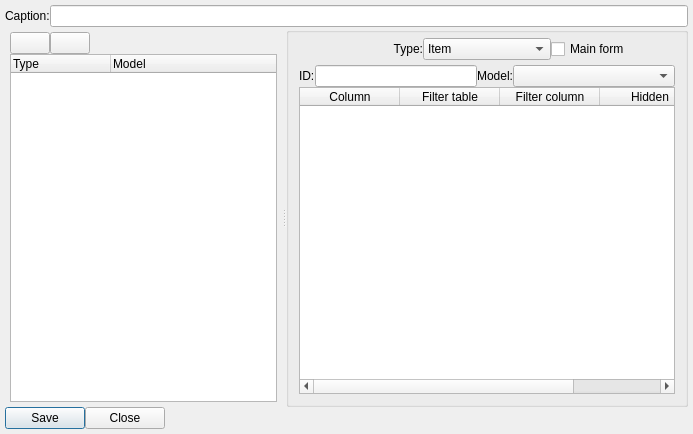
<?xml version="1.0" encoding="UTF-8"?>
<ui version="4.0">
 <class>Sekura::WizardItemWidget</class>
 <widget class="QDialog" name="Sekura::WizardItemWidget">
  <property name="geometry">
   <rect>
    <x>0</x>
    <y>0</y>
    <width>693</width>
    <height>434</height>
   </rect>
  </property>
  <property name="windowTitle">
   <string>Wizard Item Edit</string>
  </property>
  <layout class="QVBoxLayout" name="verticalLayout_5">
   <item>
    <layout class="QHBoxLayout" name="horizontalLayout_4">
     <item>
      <widget class="QLabel" name="lCaption">
       <property name="text">
        <string>Caption:</string>
       </property>
      </widget>
     </item>
     <item>
      <widget class="QLineEdit" name="leCaption"/>
     </item>
    </layout>
   </item>
   <item>
    <widget class="QSplitter" name="splitter">
     <property name="orientation">
      <enum>Qt::Horizontal</enum>
     </property>
     <widget class="QWidget" name="layoutWidget">
      <layout class="QVBoxLayout" name="verticalLayout_4">
       <item>
        <layout class="QHBoxLayout" name="horizontalLayout_6">
         <item>
          <widget class="QPushButton" name="pbAdd">
           <property name="toolTip">
            <string>add item</string>
           </property>
           <property name="text">
            <string/>
           </property>
           <property name="icon">
            <iconset resource="resources.qrc">
             <normaloff>:/images/011-plus-1.png</normaloff>:/images/011-plus-1.png</iconset>
           </property>
          </widget>
         </item>
         <item>
          <widget class="QPushButton" name="pbDel">
           <property name="text">
            <string/>
           </property>
           <property name="icon">
            <iconset resource="resources.qrc">
             <normaloff>:/images/003-close.png</normaloff>:/images/003-close.png</iconset>
           </property>
          </widget>
         </item>
         <item>
          <spacer name="horizontalSpacer_3">
           <property name="orientation">
            <enum>Qt::Horizontal</enum>
           </property>
           <property name="sizeHint" stdset="0">
            <size>
             <width>40</width>
             <height>20</height>
            </size>
           </property>
          </spacer>
         </item>
        </layout>
       </item>
       <item>
        <widget class="QTreeWidget" name="tree">
         <property name="dragDropMode">
          <enum>QAbstractItemView::InternalMove</enum>
         </property>
         <column>
          <property name="text">
           <string>Type</string>
          </property>
         </column>
         <column>
          <property name="text">
           <string>Model</string>
          </property>
         </column>
        </widget>
       </item>
      </layout>
     </widget>
     <widget class="QGroupBox" name="gb">
      <property name="title">
       <string/>
      </property>
      <layout class="QVBoxLayout" name="verticalLayout_3">
       <item>
        <layout class="QHBoxLayout" name="horizontalLayout_5">
         <item>
          <widget class="QLabel" name="lItem">
           <property name="text">
            <string>Type:</string>
           </property>
           <property name="alignment">
            <set>Qt::AlignRight|Qt::AlignTrailing|Qt::AlignVCenter</set>
           </property>
          </widget>
         </item>
         <item>
          <widget class="QComboBox" name="cmbItem">
           <item>
            <property name="text">
             <string>Item</string>
            </property>
           </item>
           <item>
            <property name="text">
             <string>Table</string>
            </property>
           </item>
           <item>
            <property name="text">
             <string>Tree</string>
            </property>
           </item>
           <item>
            <property name="text">
             <string>TableEdit</string>
            </property>
           </item>
           <item>
            <property name="text">
             <string>Box</string>
            </property>
           </item>
           <item>
            <property name="text">
             <string>Splitter</string>
            </property>
           </item>
           <item>
            <property name="text">
             <string>Scroll</string>
            </property>
           </item>
           <item>
            <property name="text">
             <string>Tab</string>
            </property>
           </item>
           <item>
            <property name="text">
             <string>Tool</string>
            </property>
           </item>
           <item>
            <property name="text">
             <string>Spacer</string>
            </property>
           </item>
           <item>
            <property name="text">
             <string>GroupBox</string>
            </property>
           </item>
           <item>
            <property name="text">
             <string>Command</string>
            </property>
           </item>
          </widget>
         </item>
         <item>
          <widget class="QCheckBox" name="cbMainForm">
           <property name="text">
            <string>Main form</string>
           </property>
          </widget>
         </item>
        </layout>
       </item>
       <item>
        <widget class="QStackedWidget" name="sw">
         <property name="currentIndex">
          <number>0</number>
         </property>
         <widget class="QWidget" name="columns">
          <layout class="QVBoxLayout" name="verticalLayout">
           <item>
            <layout class="QHBoxLayout" name="horizontalLayout_2">
             <item>
              <widget class="QLabel" name="label_2">
               <property name="text">
                <string>ID:</string>
               </property>
              </widget>
             </item>
             <item>
              <widget class="QLineEdit" name="leID"/>
             </item>
             <item>
              <widget class="QLabel" name="lModel">
               <property name="text">
                <string>Model:</string>
               </property>
               <property name="alignment">
                <set>Qt::AlignRight|Qt::AlignTrailing|Qt::AlignVCenter</set>
               </property>
              </widget>
             </item>
             <item>
              <widget class="QComboBox" name="cmbModel">
               <property name="sizePolicy">
                <sizepolicy hsizetype="Expanding" vsizetype="Fixed">
                 <horstretch>0</horstretch>
                 <verstretch>0</verstretch>
                </sizepolicy>
               </property>
              </widget>
             </item>
            </layout>
           </item>
           <item>
            <widget class="QTableWidget" name="tw">
             <column>
              <property name="text">
               <string>Column</string>
              </property>
             </column>
             <column>
              <property name="text">
               <string>Filter table</string>
              </property>
             </column>
             <column>
              <property name="text">
               <string>Filter column</string>
              </property>
             </column>
             <column>
              <property name="text">
               <string>Hidden</string>
              </property>
             </column>
            </widget>
           </item>
          </layout>
         </widget>
         <widget class="QWidget" name="box">
          <layout class="QVBoxLayout" name="verticalLayout_2">
           <item>
            <layout class="QHBoxLayout" name="horizontalLayout">
             <item>
              <widget class="QLabel" name="lDirection">
               <property name="text">
                <string>Direction:</string>
               </property>
              </widget>
             </item>
             <item>
              <widget class="QRadioButton" name="rbH">
               <property name="text">
                <string>Horizontal</string>
               </property>
              </widget>
             </item>
             <item>
              <widget class="QRadioButton" name="rbV">
               <property name="text">
                <string>Vertical</string>
               </property>
              </widget>
             </item>
             <item>
              <widget class="QRadioButton" name="rbHV">
               <property name="text">
                <string>Horizontal &amp; Vertical</string>
               </property>
              </widget>
             </item>
             <item>
              <spacer name="horizontalSpacer_2">
               <property name="orientation">
                <enum>Qt::Horizontal</enum>
               </property>
               <property name="sizeHint" stdset="0">
                <size>
                 <width>40</width>
                 <height>20</height>
                </size>
               </property>
              </spacer>
             </item>
            </layout>
           </item>
           <item>
            <spacer name="verticalSpacer">
             <property name="orientation">
              <enum>Qt::Vertical</enum>
             </property>
             <property name="sizeHint" stdset="0">
              <size>
               <width>20</width>
               <height>195</height>
              </size>
             </property>
            </spacer>
           </item>
          </layout>
         </widget>
         <widget class="QWidget" name="commands"/>
        </widget>
       </item>
      </layout>
     </widget>
    </widget>
   </item>
   <item>
    <layout class="QHBoxLayout" name="horizontalLayout_3">
     <item>
      <widget class="QPushButton" name="pbSave">
       <property name="text">
        <string>Save</string>
       </property>
       <property name="default">
        <bool>true</bool>
       </property>
      </widget>
     </item>
     <item>
      <widget class="QPushButton" name="pbClose">
       <property name="text">
        <string>Close</string>
       </property>
      </widget>
     </item>
     <item>
      <spacer name="horizontalSpacer">
       <property name="orientation">
        <enum>Qt::Horizontal</enum>
       </property>
       <property name="sizeHint" stdset="0">
        <size>
         <width>40</width>
         <height>20</height>
        </size>
       </property>
      </spacer>
     </item>
    </layout>
   </item>
  </layout>
 </widget>
 <layoutdefault spacing="0" margin="5"/>
 <tabstops>
  <tabstop>leCaption</tabstop>
  <tabstop>pbAdd</tabstop>
  <tabstop>pbDel</tabstop>
  <tabstop>tree</tabstop>
  <tabstop>cmbItem</tabstop>
  <tabstop>cbMainForm</tabstop>
  <tabstop>leID</tabstop>
  <tabstop>cmbModel</tabstop>
  <tabstop>tw</tabstop>
  <tabstop>rbH</tabstop>
  <tabstop>rbV</tabstop>
  <tabstop>rbHV</tabstop>
  <tabstop>pbSave</tabstop>
  <tabstop>pbClose</tabstop>
 </tabstops>
 <resources>
  <include location="resources.qrc"/>
 </resources>
 <connections/>
</ui>
